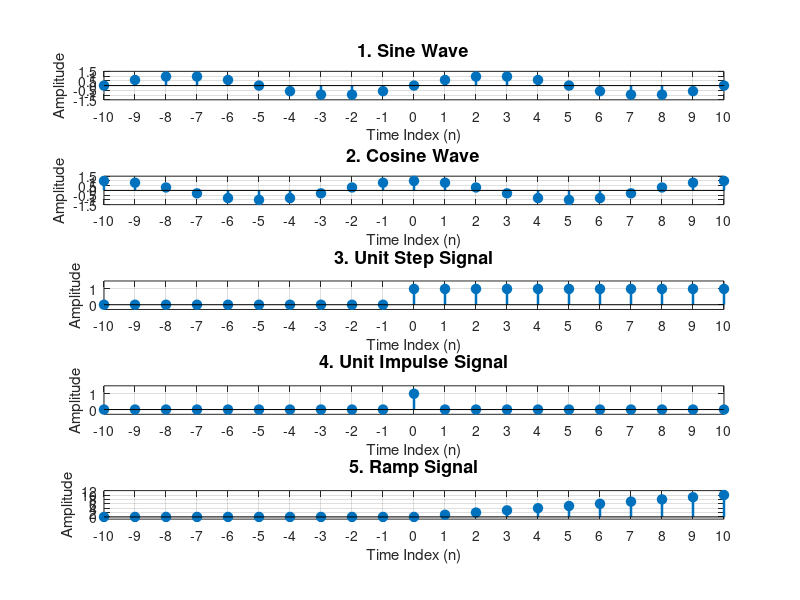

Reproduce this figure in MATLAB. (Note: this script raises an error after producing the figure.)
clc;
clear;
close all;

% Discrete time range
n = -10:10;

% Generate signals
sine_signal = sin(0.2*pi*n);
cosine_signal = cos(0.2*pi*n);
unit_step = double(n >= 0);
unit_impulse = double(n == 0);
ramp_signal = max(0,n);

% Create a large figure window
figure('Name','Basic Signal Generation',...
       'NumberTitle','off',...
       'Position',[100 50 1100 900]);

% Common plotting style
marker_size = 7;
line_width = 1.8;
font_size = 11;

% 1. Sine Wave
subplot(5,1,1);
stem(n, sine_signal, 'filled','LineWidth',line_width,...
     'MarkerSize',marker_size);
title('1. Sine Wave','FontSize',font_size+2);
xlabel('Time Index (n)');
ylabel('Amplitude');
xlim([-10 10]);
ylim([-1.5 1.5]);
xticks(-10:1:10);
grid on;

% 2. Cosine Wave
subplot(5,1,2);
stem(n, cosine_signal, 'filled','LineWidth',line_width,...
     'MarkerSize',marker_size);
title('2. Cosine Wave','FontSize',font_size+2);
xlabel('Time Index (n)');
ylabel('Amplitude');
xlim([-10 10]);
ylim([-1.5 1.5]);
xticks(-10:1:10);
grid on;

% 3. Unit Step Signal
subplot(5,1,3);
stem(n, unit_step, 'filled','LineWidth',line_width,...
     'MarkerSize',marker_size);
title('3. Unit Step Signal','FontSize',font_size+2);
xlabel('Time Index (n)');
ylabel('Amplitude');
xlim([-10 10]);
ylim([-0.3 1.5]);
xticks(-10:1:10);
yticks([0 1]);
grid on;

% 4. Unit Impulse Signal
subplot(5,1,4);
stem(n, unit_impulse, 'filled','LineWidth',line_width,...
     'MarkerSize',marker_size);
title('4. Unit Impulse Signal','FontSize',font_size+2);
xlabel('Time Index (n)');
ylabel('Amplitude');
xlim([-10 10]);
ylim([-0.3 1.5]);
xticks(-10:1:10);
yticks([0 1]);
grid on;

% 5. Ramp Signal
subplot(5,1,5);
stem(n, ramp_signal, 'filled','LineWidth',line_width,...
     'MarkerSize',marker_size);
title('5. Ramp Signal','FontSize',font_size+2);
xlabel('Time Index (n)');
ylabel('Amplitude');
xlim([-10 10]);
ylim([-1 12]);
xticks(-10:1:10);
grid on;

% Overall figure title
sgtitle('Basic Discrete-Time Signals',...
        'FontSize',16,'FontWeight','bold');

% Improve subplot spacing
set(findall(gcf,'Type','axes'),...
    'FontSize',10,'LineWidth',1.1);
